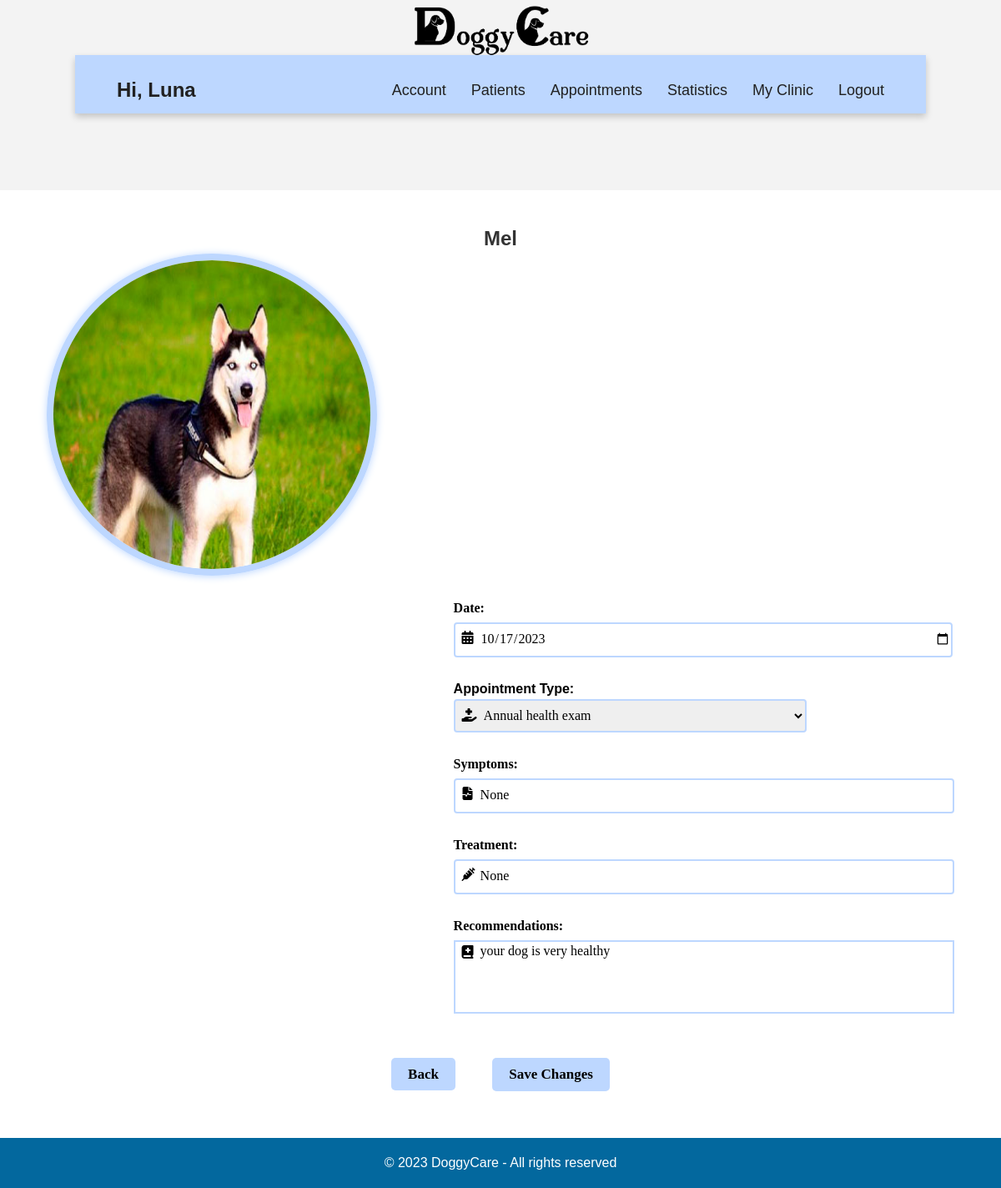
Screenshot of /vet/edit_medical_record/8/14/ (signed in) with the database file from the repository.
### accounts/models.py (models this page shows)
class User(AbstractUser):
    email = models.EmailField(unique=True)
    is_vet = models.BooleanField(default=False)
    is_owner = models.BooleanField(default=False)

### vet/models.py (models this page shows, shortened)
class Dog(models.Model):
    GENDER_CHOICES = (
    ('Male', 'Male'),
    ('Female', 'Female'),
    )
    image= models.ImageField(upload_to='images/')
    id= models.AutoField(primary_key= True)
    owner= models.ForeignKey(Owner, on_delete=models.CASCADE)
    name= models.CharField(blank= False, max_length=20)
    breed= models.ForeignKey(breed, on_delete=models.CASCADE)
    birthdate= models.DateField(blank= False, validators=[validate_minor])
    weight= models.FloatField(blank= False)
    gender= models.CharField(blank= False, max_length=10, choices=GENDER_CHOICES)
    vaccination_card = models.ForeignKey(vaccination_card, on_delete=models.CASCADE,null=True,blank = True)
    vet= models.ForeignKey(Vet, on_delete=models.CASCADE)

class MedicalRecord(models.Model):
    dog = models.ForeignKey(Dog, on_delete=models.CASCADE,null=True, blank=True)
    date = models.DateField(blank = False)
    appointmentType = models.CharField(blank= False, max_length=100)
    symptoms = models.CharField(blank= False, max_length=500)
    treatment = models.CharField(blank= False, max_length=500)
    recommendations = models.CharField(blank= False, max_length=1000)

### vet/views.py (the view)
# urls.py: path('edit_medical_record/<int:dog_id>/<int:record_id>/', views.edit_medical_record, name='edit_medical_record'),
@login_required
@vet_required
def edit_medical_record(request, dog_id, record_id):
    dog = get_object_or_404(Dog, pk=dog_id)
    record = get_object_or_404(MedicalRecord, pk=record_id)
    if request.method == 'POST':
        form = MedicalRecordForm(request.POST, request.FILES, instance=record)
        if form.is_valid():
            form.save()
            return redirect('edit_medical_record', dog_id=dog.id, record_id=record.id)
    else:
        form = MedicalRecordForm(instance=record)
    return render(request, 'edit_medical_record.html', {'dog': dog, 'form': form})

### vet/templates/edit_medical_record.html (shortened to what this page needs)
<!DOCTYPE html>
{% extends 'base.html' %}
{% load static %}
        {% block additional_styles %}
        <link rel="stylesheet" href="{% static 'css/vet/edit_medical_record.css' %}">
        {% endblock additional_styles %}
            {% block content %}
            <div class = "all">
             <h2>EDIT MEDICAL RECORD</h2>
             <form method="post" enctype="multipart/form-data" class="custom-form">
                    <div id="form-container">
                        <div class="img">
                            <h2>{{dog.name}}</h2>
                            <img src="{{ dog.image.url }}" alt="{{ dog.name }} Image" style="border-radius: 50%; width: 380px; max-width: 100%; height: 370px; border: 8px solid rgb(189, 215, 255); box-shadow: 0px 1px 10px #bdd7ff;">
                        </div>
                        <div class="fields-container">
                            <div class="field">
                                <label for="{{ form.date.id_for_label }}" class="icon">
                                    <i class="fa-solid fa-calendar-days"></i>
                                </label>
                                {{ form.date.label_tag }}
                                {{ form.date }}
                            </div>
                            <div class="field">
                                <label for="{{ form.appointmentType.id_for_label }}" class="icon">
                                    <i class="fa-solid fa-hand-holding-medical"></i>
                                </label>
                                <span class="bold-text" style="font-weight: bold;">Appointment Type:</span>
                                {{ form.appointmentType }}
                            </div>
                            <div class="field">
                                <label for="{{ form.symptoms.id_for_label }}" class="icon">
                                    <i class="fa-solid fa-file-waveform"></i>
                                </label>
                                {{ form.symptoms.label_tag }}
                                {{ form.symptoms }}
                            </div>
                            <div class="field">
                                <label for="{{ form.treatment.id_for_label }}" class="icon">
                                    <i class="fa-solid fa-syringe"></i>
                                </label>
                                {{ form.treatment.label_tag }}
                                {{ form.treatment }}
                            </div>
                            <div class="field">
                                <label for="{{ form.recommendations.id_for_label }}" class="icon">
                                    <i class="fa-solid fa-book-medical" style="transform: translateY(-30px);"></i>
                                </label>
                                {{ form.recommendations.label_tag }}
                                {{ form.recommendations }}
                            </div>
                        </div>
                    </div>
                    <div class="button-container">
                        <a id="cancel-button" href="{% url 'medical_record' dog_id=dog.id %}">Back</a>
                        <button type="submit">Save Changes</button>
                    </div>
             </form>
            </div>
            {% endblock content %}

### vet/templates/base.html (shortened to what this page needs)
<!DOCTYPE html>
{% load static %}
<html lang="en">
    <head>
        <link rel="stylesheet" href="{% static 'css/vet/base.css' %}">
        {% block additional_styles %}
        {% endblock additional_styles %}
    </head>
    <body>
        <header>
            <div class="container-top-bar">
                <div class="top-bar">
                    <a href="{% url 'home' %}">
                        <img src="{% static 'img/logo.png' %}" alt="Logo">
                    </a>
                </div>
        </div>
        <nav class="nav-bar">
            <div class="greeting">
                {% if user.is_authenticated %}
                <h3>Hi, {{ user.username }}</h3>
                {% endif %}
            </div>
            <div class="tabs">
                <ul>
                    <li><a href="">Account</a></li>
                    <li><a href="{% url 'patients' %}">Patients</a></li>
                    <li><a href="{% url 'appointment' %}">Appointments</a></li>
                    <li><a href="{% url 'statistics' %}">Statistics</a></li>
                    <li><a href="{% url 'show_clinic' %}">My Clinic</a></li>
                    <li><a href="{% url 'logout' %}">Logout</a></li>
                </ul>
            </div>
        </nav>
        </header>
        <main>
            {% block content %}
            {% endblock content%}
        </main>
    </body>
    <footer>
        <div>
            <p>&copy; 2023 DoggyCare - All rights reserved</p>
        </div>
    </footer>
</html>

### static/css/vet/base.css (style rules this page uses)
html { font-family: "Poppins", sans-serif; line-height: 1.15; -webkit-text-size-adjust: 100%; -webkit-tap-highlight-color: rgba(0, 0, 0, 0); }
body { margin: 0; font-size: 1rem; line-height: 1.5; text-align: left; }
.container-top-bar { position: absolute; top: 0; width: 100%; height: 16%; background-color: #F3F3F3; z-index: 0; }
.top-bar { display:flex; margin-top:5px; text-align: center; font-weight: 800; justify-content: center; }
.top-bar img { height: 62px; margin-left: 20px; margin-right: 20px; margin-top: 1px; }
h3 { font-size: 1.5rem; color: #212121; }
h2 { text-align: center; }
.nav-bar { margin-top: 5.5%; height: 70px; width: 85%; position: relative; left: 50%; transform: translateX(-50%); background-color: rgb(189, 215, 255); display:flex; flex-wrap: wrap; align-items: center; justify-content: space-between; box-shadow: 0 4px 8px rgba(0, 0, 0, 0.2); }
.greeting { margin-left: 50px; font-size: 30px; }
.tabs { margin-right: 50px; display: flex; flex-wrap: wrap; align-items: center; justify-content: space-between; }
.tabs ul { display: flex; }
.tabs li { margin-left: 30px; font-size: 16px; list-style-type: none; }
.nav-bar a { font-weight: 300; font-size: 18px; color: #212121; text-decoration: none; transition: color 0.3s }
footer { background-color: #03689e; color: #fff; padding: 2px 0; text-align:center; width: 100%; bottom: 0; }

### static/css/vet/edit_medical_record.css (style rules this page uses)
h2 { font-size: 24px; color: #333; font-weight: bold; text-align: center; margin-top: 20px; margin-bottom: auto; }
@media screen and (max-width: 2000px) { .custom-form { padding: 3%; display: grid; grid-template-rows: auto auto 1fr; grid-template-columns: 2; } }

### rows the page displays
User: username "Luna"
Dog: name "Mel", image (picture)
MedicalRecord: date "10/17/2023", appointmentType "Annual health exam", symptoms "None", treatment "None", recommendations "your dog is very healthy"
